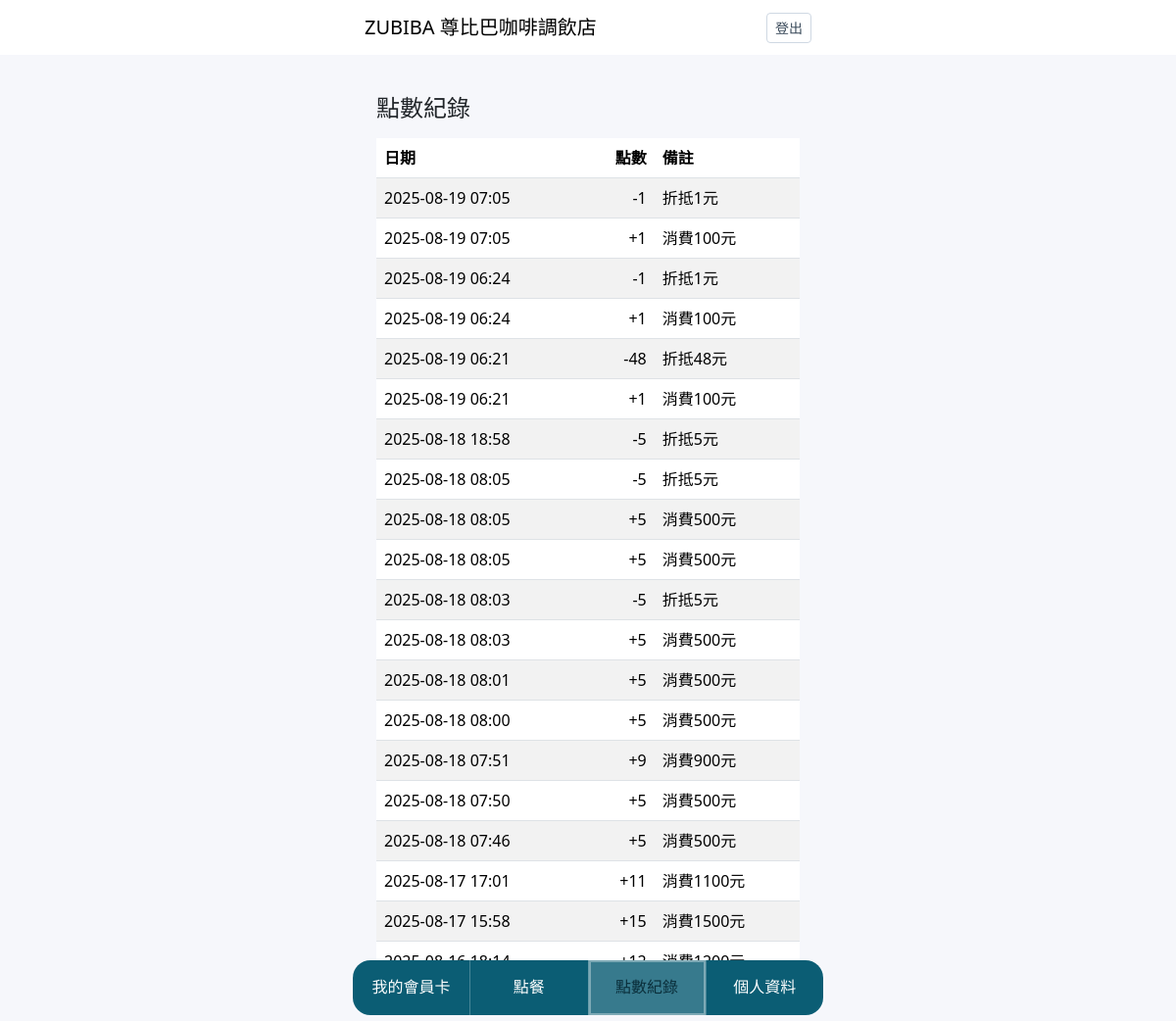
The app's page /members/points/ (signed in), older data.
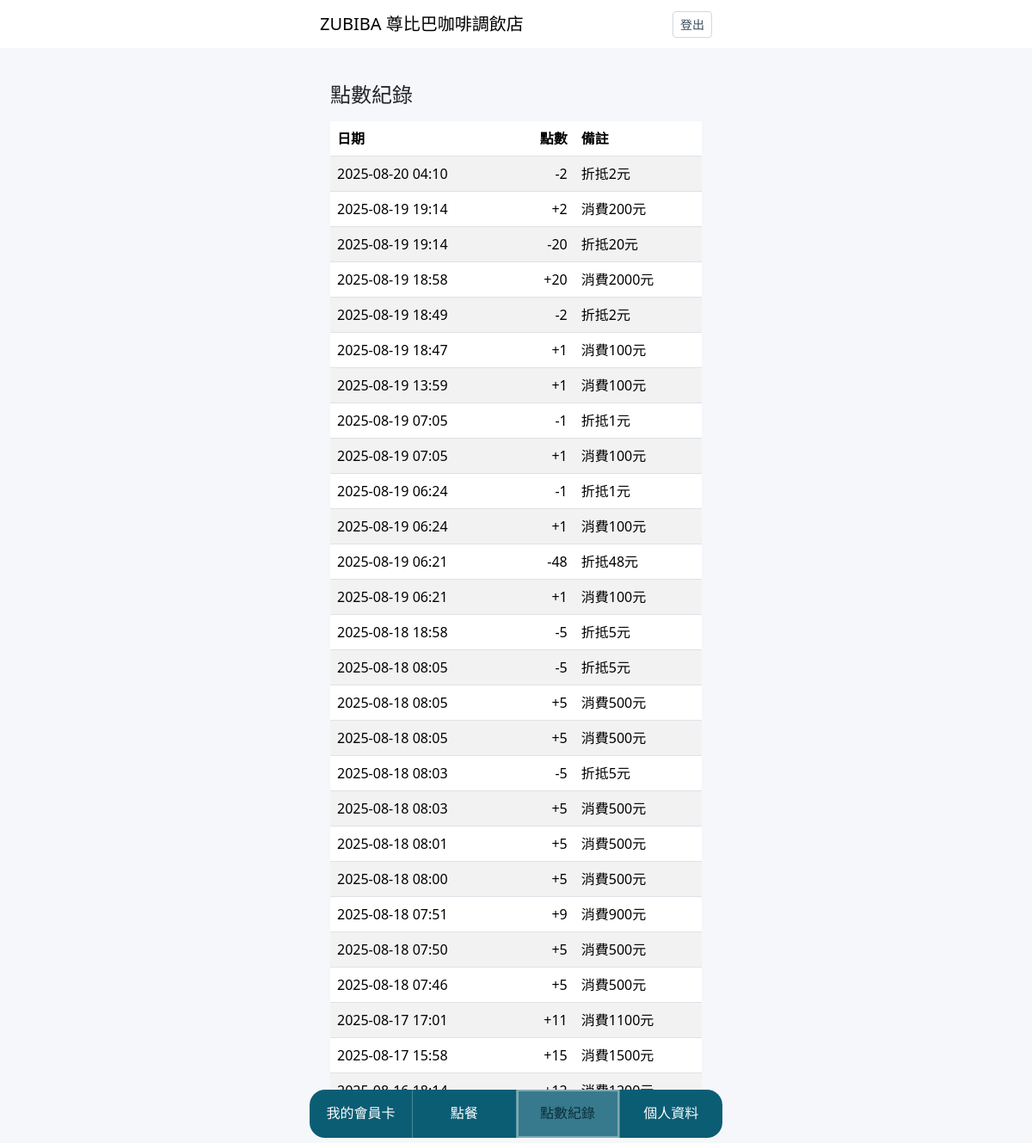
The same page, newer data.
### members/models.py (models this page shows, shortened)
class PointTransaction(models.Model):
    EARN = 'EARN'
    ADJUST = 'ADJUST'
    TYPES = [(EARN, 'Earn'), (ADJUST, 'Adjust')]
    member = models.ForeignKey(Member, on_delete=models.CASCADE, related_name='txns')
    txn_type = models.CharField(max_length=10, choices=TYPES)
    amount = models.IntegerField()   # 正數加點、負數扣點
    note = models.CharField(max_length=255, blank=True)
    created_at = models.DateTimeField(default=timezone.now)
    staff = models.ForeignKey(settings.AUTH_USER_MODEL, null=True, blank=True, on_delete=models.SET_NULL)
    class Meta:
        ordering = ['-created_at']
    @property
    def formatted_note(self) -> str:
        from .utils import get_loyalty_config
        cfg = get_loyalty_config()
        if self.amount >= 0:
            if cfg.earn_points_per_unit > 0:
                money = (self.amount // cfg.earn_points_per_unit) * cfg.earn_spend_unit
            else:
                money = 0
            return f"消費{money}元"
        else:
            return f"折抵{abs(self.amount) * cfg.redeem_value_per_point}元"

class LoyaltyConfig(models.Model):
    earn_spend_unit = models.PositiveIntegerField(default=100)
    earn_points_per_unit = models.PositiveIntegerField(default=1)
    redeem_value_per_point = models.PositiveIntegerField(default=1)
    updated_at = models.DateTimeField(auto_now=True)
    class Meta:
        verbose_name = "點數規則設定"
        verbose_name_plural = "點數規則設定"

### members/views.py (the view)
# urls.py: path('points/', views.point_history, name='point_history'),  # 新增
@login_required
def point_history(request):
    member = request.user.member
    qs = (PointTransaction.objects
          .filter(member=member)
          .order_by('-created_at')
          .only('id', 'amount', 'created_at'))  # 只取需要欄位（見下條）
    paginator = Paginator(qs, 30)          # 每頁 30 筆
    page_obj = paginator.get_page(request.GET.get('page'))
    return render(request, 'members/points.html', {
        'page_obj': page_obj,
        'records': page_obj.object_list,   # 舊模板沿用 records
    })

### members/context_processors.py (called while the page is built)
def liff_and_order(request):
    return {
        "liff_id": getattr(settings, "LINE_LIFF_ID", ""),
        "ICHEF_ORDER_URL": getattr(settings, "ICHEF_ORDER_URL",
                                   "https://shop.ichefpos.com/store/Al0mfcsy/ordering"),
    }

### templates/members/points.html (shortened to what this page needs)
{% extends "base.html" %}
{% block content %}
<div class="container mt-3">
  <h4 class="mb-3">點數紀錄</h4>
  <table class="table table-striped">
    <thead>
      <tr>
        <th>日期</th>
        <th class="text-end">點數</th>
        <th>備註</th>
      </tr>
    </thead>
    <tbody>
      {% for r in records %}
      <tr>
        <td>{{ r.created_at|date:"Y-m-d H:i" }}</td>
        <td class="text-end">{% if r.amount > 0 %}+{% endif %}{{ r.amount }}</td>
        <td>{{ r.formatted_note }}</td>
      </tr>
      {% empty %}
      <tr><td colspan="3" class="text-center text-muted">目前沒有紀錄</td></tr>
      {% endfor %}
    </tbody>
  </table>
</div>
{% endblock %}

### templates/base.html (shortened to what this page needs)
<!DOCTYPE html>
<html lang="zh-Hant">
<head>
  {% load static %}
  <link id="css-main" rel="stylesheet" href="{% static 'css/style.css' %}?v=ios-fix-001">
  <link href="https://cdn.jsdelivr.net/npm/bootstrap@5.3.3/dist/css/bootstrap.min.css" rel="stylesheet">
  <link rel="stylesheet" href="{% static 'css/style.css' %}?v=2025-08-21a">
  <link rel="stylesheet" href="https://cdn.jsdelivr.net/npm/bootstrap-icons@1.11.3/font/bootstrap-icons.css">
</head>
<body>
<nav class="navbar navbar-expand-lg bg-white">
  <div class="container">
    <a class="navbar-brand" href="/">ZUBIBA 尊比巴咖啡調飲店</a>
    <div class="ms-auto d-flex gap-2">
      {% if user.is_authenticated %}
        <a class="btn btn-outline-secondary btn-sm" href="{% url 'logout' %}">登出</a>
      {% else %}
        <a class="btn btn-brand btn-sm text-white" href="{% url 'login' %}">登入</a>
      {% endif %}
    </div>
  </div>
</nav>
<main class="container py-4">
  {% block content %}{% endblock %}
</main>
 {% block app_tabs %}
  <div class="app-tabs">
    <div class="tab-wrap">
      {% with current=request.resolver_match.url_name %}
        <a class="tab-btn {% if current == 'dashboard' %}active{% endif %}" href="{% url 'dashboard' %}">我的會員卡</a>
        <a class="tab-btn" href="https://shop.ichefpos.com/store/Al0mfcsy/ordering" target="_blank" rel="noopener">點餐</a>
        <a class="tab-btn {% if current == 'point_history' %}active{% endif %}" href="{% url 'point_history' %}">點數紀錄</a>
        <a class="tab-btn {% if current == 'profile' %}active{% endif %}" href="{% url 'profile' %}">個人資料</a>
      {% endwith %}
    </div>
  </div>
{% endblock %}
</body>
</html>

### static/css/style.css (style rules this page uses)
:root { --brand:#0b5d74; --ink:#0a2e3a; --bg:#f6f7fb; --card:#fff; --radius:18px; --shadow:0 8px 28px rgba(0,0,0,.12); --tab-bg: var(--brand); --tab-active-bg: color-mix(in srgb, var(--brand) 82%, white 18%); --tab-text:#fff; }
body { background:var(--bg); }
.container { max-width:480px; }
main.container { padding-bottom:90px; }
.app-tabs { position:fixed; left:0; right:0; bottom:0; background:transparent; padding:6px 10px calc(6px + env(safe-area-inset-bottom)); display:flex; justify-content:center; z-index:1000; }
.app-tabs .tab-wrap { width:100%; max-width:480px; display:flex; gap:0; border-radius:var(--radius); overflow:hidden; background:var(--tab-bg); }
.app-tabs .tab-btn { flex:1; min-width:0; display:flex; align-items:center; justify-content:center; height:56px; padding:0 12px; color:var(--tab-text); text-decoration:none; border:0; font-size:clamp(12px, 2.8vw, 16px); line-height:1.1; }
.app-tabs .tab-btn + .tab-btn { border-left:1px solid rgba(255,255,255,.25); }
.app-tabs .tab-btn.active { background:var(--tab-active-bg); color:var(--ink); box-shadow:inset 0 0 0 2px rgba(255,255,255,.35); }
.btn.btn-outline-secondary { border-color:#cfd8e3; color:#3a4a5a; background:transparent; }

Row changes from the older to the newer data that the page shows:
added PointTransaction: created_at "2025-08-20 04:10", amount "-2", formatted_note "折抵2元"
added PointTransaction: created_at "2025-08-19 19:14", amount "2", formatted_note "消費200元"
added PointTransaction: created_at "2025-08-19 19:14", amount "-20", formatted_note "折抵20元"
added PointTransaction: created_at "2025-08-19 18:58", amount "20", formatted_note "消費2000元"
added PointTransaction: created_at "2025-08-19 18:49", amount "-2", formatted_note "折抵2元"
added PointTransaction: created_at "2025-08-19 18:47", amount "1", formatted_note "消費100元"
added PointTransaction: created_at "2025-08-19 13:59", amount "1", formatted_note "消費100元"
